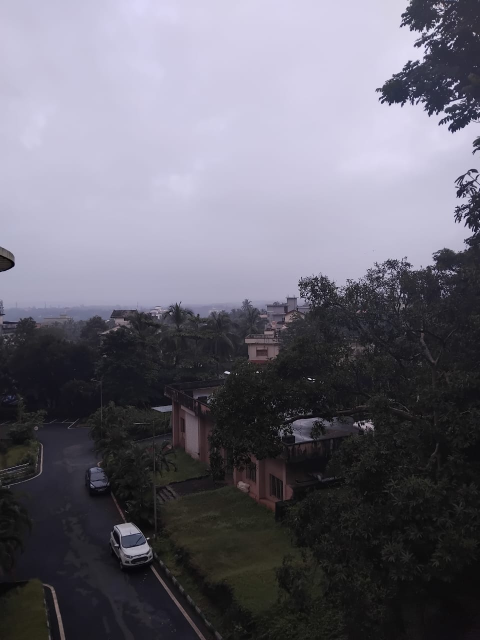
#> input picture data/gallery_of_3s/1_image.jpeg, 960 x 1280 px (shown at 1/2 size); its folder holds 4 pictures in this run
$ python recommender.py
#> lines starting #> are read from the running program, lines starting #| are printed output that depends on the picture
### project_panaroma.py
import os
import re
import cv2
import numpy as np
import yaml
import matplotlib.pyplot as plt

class Stitcher():
    def __init__(self, initial_config_path = 'stitcher_config.yaml'):

        with open(initial_config_path, "r") as file:
            initial_config = yaml.safe_load(file)

        # General configuration
        self.input_dir = initial_config["input_dir"]
        self.output_dir = initial_config["output_dir"]
        self.feature_detector_algo = initial_config.get("feature_detector_algo", "SIFT")
        self.matcher_type = initial_config.get("matcher_type", "BF")
        self.plot = initial_config.get("plot", False)
        self.input_images = []

        # Hyperparameters
        self.ratio_test_threshold = initial_config.get("ratio_test_threshold", 0.5)
        self.ransac_threshold = initial_config.get("ransac_threshold", 5.0)

        # SIFT-specific parameters
        sift_config = initial_config.get("sift", {})
        self.sift_nfeatures = sift_config.get("nfeatures", 0)
        self.sift_nOctaveLayers = sift_config.get("nOctaveLayers", 3)
        self.sift_contrastThreshold = sift_config.get("contrastThreshold", 0.04)
        self.sift_edgeThreshold = sift_config.get("edgeThreshold", 10)
        self.sift_sigma = sift_config.get("sigma", 1.6)

        # ORB-specific parameters
        orb_config = initial_config.get("orb", {})
        self.orb_nfeatures = orb_config.get("nfeatures", 2000)
        self.orb_scaleFactor = orb_config.get("scaleFactor", 1.2)
        self.orb_nlevels = orb_config.get("nlevels", 8)
        self.orb_edgeThreshold = orb_config.get("edgeThreshold", 31)
        self.orb_firstLevel = orb_config.get("firstLevel", 0)
        self.orb_WTA_K = orb_config.get("WTA_K", 2)

        self.orb_scoreType = (cv2.ORB_HARRIS_SCORE
                              if orb_config.get("scoreType") == "ORB_HARRIS_SCORE"
                              else cv2.ORB_FAST_SCORE)

        self.orb_patchSize = orb_config.get("patchSize", 31)
        self.orb_fastThreshold = orb_config.get("fastThreshold", 20)

        # Matcher-specific parameters
        self.bf_config = initial_config.get("bf", {"norm_type": "NORM_L2", "crossCheck": False})
        self.flann_config = initial_config.get("flann", {"algorithm": 1, "trees": 5, "checks": 50})

    def read_input_dir(self, right_to_left=False):

#> called with right_to_left = False
        self.input_images = []

        image_extensions = {".jpeg", ".jpg", ".png"}

        # Filter and sort files by numeric prefix
        files = [f for f in os.listdir(self.input_dir) if os.path.splitext(f)[1].lower() in image_extensions]
        files.sort(key=lambda f: int(re.match(r'(\d+)', f).group()))
        if right_to_left:
            files = files[::-1]

        for file in files:
            img = cv2.imread(os.path.join(self.input_dir, file))
#> img is the input picture: shape (1280, 960, 3); mean B, G, R 115.2, 103.7, 105.5
            if img is not None:
                self.input_images.append(img)
            else:
                print(f"Could not read image {file} in {self.input_dir}")

        if len(self.input_images) < 2:
            raise ValueError("Not enough images in the input directory.")
        else:
            print(f"Found {len(self.input_images)} images in the input directory.")

    ## FEATURE DETECTION AND DESCRIPTION

    def detect_keypoints_and_descriptors(self, custom_input_image = None):

        # Initialize the specified Feature Detector
        if self.feature_detector_algo == "SIFT":
            self.feature_detector = cv2.SIFT_create(
                nfeatures=self.sift_nfeatures,
                nOctaveLayers=self.sift_nOctaveLayers,
                contrastThreshold=self.sift_contrastThreshold,
                edgeThreshold=self.sift_edgeThreshold,
                sigma=self.sift_sigma
            )
        elif self.feature_detector_algo == "ORB":
            self.feature_detector = cv2.ORB_create(
                nfeatures=self.orb_nfeatures,
                scaleFactor=self.orb_scaleFactor,
                nlevels=self.orb_nlevels,
                edgeThreshold=self.orb_edgeThreshold,
                firstLevel=self.orb_firstLevel,
                WTA_K=self.orb_WTA_K,
                scoreType=self.orb_scoreType,
                patchSize=self.orb_patchSize,
                fastThreshold=self.orb_fastThreshold
            )
        else:
            raise ValueError("Invalid feature detector. Use 'SIFT' or 'ORB'.")

        if custom_input_image is not None:
            img = custom_input_image
            gray = cv2.cvtColor(img, cv2.COLOR_BGR2GRAY)
            keypoints, descriptors = self.feature_detector.detectAndCompute(gray, None)

            print(f"Detected {len(keypoints)} keypoints in image using {self.feature_detector_algo}.")

            if self.plot:
                self.plot_features(img, keypoints, title=f"Keypoints in Image")

            return keypoints, descriptors

        # Detect keypoints and compute descriptors for each image in the specified input folder
        self.feature_points_and_descriptors = []

        for i, img in enumerate(self.input_images):
            gray = cv2.cvtColor(img, cv2.COLOR_BGR2GRAY)
            keypoints, descriptors = self.feature_detector.detectAndCompute(gray, None)

            if keypoints is not None and descriptors is not None:
                self.feature_points_and_descriptors.append((keypoints, descriptors))
                print(f"Detected {len(keypoints)} keypoints in image {i+1} using {self.feature_detector_algo}.")

                if self.plot:
                    self.plot_features(img, keypoints, title=f"Keypoints in Image {i+1}")
            else:
                print(f"Failed to detect keypoints in image {i+1}")
#> this loop made 4 passes
#> pass 2, in detect_keypoints_and_descriptors, `gray = cv2.cvtColor(img, cv2.COLOR_BGR2GRAY)`:
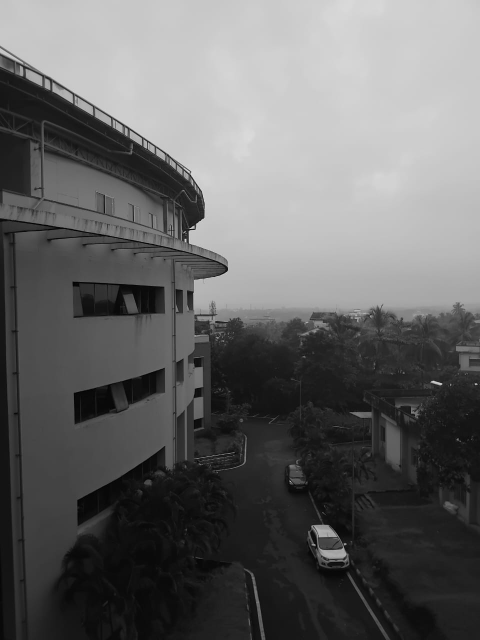
#> gray: shape (1280, 960) (shown at 1/2 size); min 0, max 241, mean 101.4
#> pass 3, in detect_keypoints_and_descriptors, `gray = cv2.cvtColor(img, cv2.COLOR_BGR2GRAY)`:
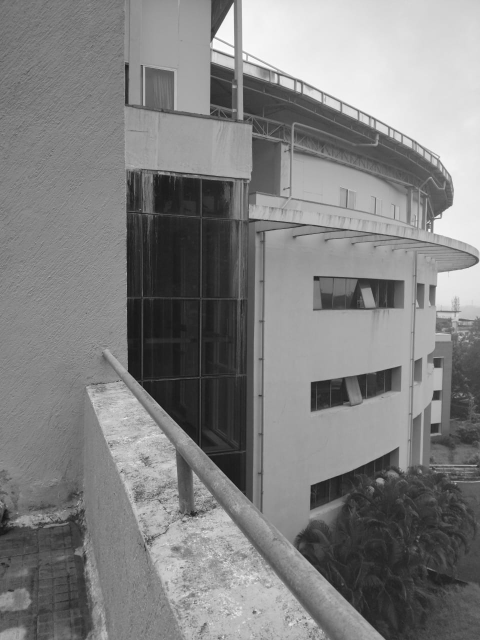
#> gray: shape (1280, 960) (shown at 1/2 size); min 7, max 255, mean 129.3
#> after the loop:
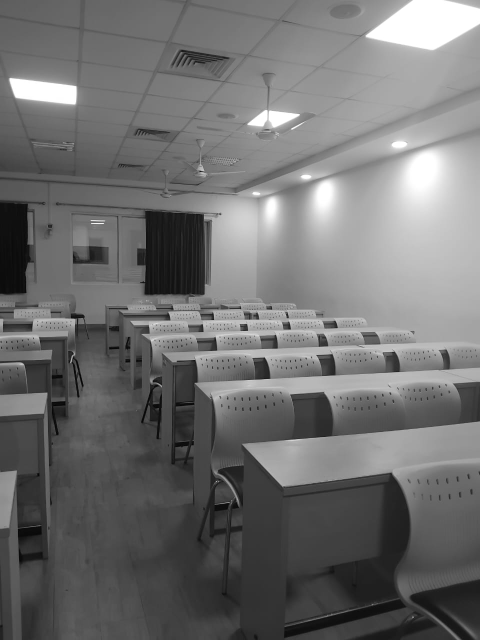
#> gray: shape (1280, 960) (shown at 1/2 size); min 0, max 255, mean 112
#> the loop in compute_pairwise_similarities, `for i in range(num_images):` made 4 passes
#| Found 200 good matches after ratio test.
#| Found 36 good matches after ratio test.
#| Found 33 good matches after ratio test.
#| Found 294 good matches after ratio test.
#| Found 31 good matches after ratio test.
#| Found 46 good matches after ratio test.

        print("Feature detection completed.")

    # [59 lines left out: functions plot_features, sift_vs_orb, not called in this run]

    def sift_vs_orb_features(self, default=False):
        for i, img in enumerate(self.input_images):
            self.sift_vs_orb(img, default=default)

    # [58 lines left out: functions print_feature_detector_config, match_features, not called in this run]

    def match_features_call(self, descriptors1, descriptors2):
        self.matcher = cv2.BFMatcher(cv2.NORM_L2, crossCheck=False)
        matches = self.matcher.knnMatch(descriptors1, descriptors2, k=2)
        good_matches = [m for m, n in matches if m.distance < 0.75 * n.distance]
        print(f"Found {len(good_matches)} good matches after ratio test.")
        return good_matches

    def ratio_test(self, matches):
        good_matches = [m for m, n in matches if m.distance < self.ratio_test_threshold * n.distance]
        return good_matches

    # [274 lines left out: functions ransac_homography, plot_matches, match_two_images, see_all_matches, warp_and_stitch, stitch_all_images and 5 more, not called in this run]

    def stitch3_with_post(self, color_correct = True):
        """
        Run self.read_input_dir() & self.detect_keypoints_and_descriptors(custom_input_img = None) before calling this method.
        This method requires exactly 3 input images.
        """
        if len(self.input_images) != 3:
            raise ValueError("stitch3 method requires exactly 3 input images.")

        img1 = self.input_images[0]
        img2 = self.input_images[1]
        img3 = self.input_images[2]

        kp1, des1 = self.feature_points_and_descriptors[0]
        kp2, des2 = self.feature_points_and_descriptors[1]
        kp3, des3 = self.feature_points_and_descriptors[2]

        # Match features between img1 and img2
        matches12 = self.match_features(des1, des2)
        good_matches12 = self.ratio_test(matches12)
        H12, inliers12 = self.ransac_homography(kp1, kp2, good_matches12)
        warped_img1 = self.warp_and_stitch(img1, img2, H12, backward_warp=True)

        if color_correct:
            warped_img1 = self.color_correct(warped_img1, img2)
            warped_img1 = self.apply_clahe(warped_img1)

        # Match features between img3 and img2
        matches32 = self.match_features(des3, des2)
        good_matches32 = self.ratio_test(matches32)
        H32, inliers32 = self.ransac_homography(kp3, kp2, good_matches32)
        warped_img3 = self.warp_and_stitch(img3, img2, H32, backward_warp=True)

        if color_correct:
            warped_img3 = self.color_correct(warped_img3, warped_img1)
            warped_img3 = self.apply_clahe(warped_img3)

        # Detect and match features between the warped images for final blending
        kp_warped1, des_warped1 = self.detect_keypoints_and_descriptors(custom_input_image=warped_img1)
        kp_warped3, des_warped3 = self.detect_keypoints_and_descriptors(custom_input_image=warped_img3)
        matches_warped = self.match_features(des_warped1, des_warped3)
        good_matches_warped = self.ratio_test(matches_warped)
        H_warped, inliers_warped = self.ransac_homography(kp_warped1, kp_warped3, good_matches_warped)

        # Final stitch of warped images
        stitched_image = self.warp_and_stitch(warped_img1, warped_img3, H_warped)

        stitched_image = self.crop_black_regions(stitched_image)

        if self.plot:
            plt.figure(figsize=(18, 18))
            plt.imshow(cv2.cvtColor(stitched_image, cv2.COLOR_BGR2RGB))
            plt.title("Stitched Image")
            plt.axis("off")
            plt.show()

        # Save the final stitched image
        cv2.imwrite(os.path.join(self.output_dir, "stitched_image.jpg"), stitched_image)
        print(f"Preprocessed Stitched image saved to {self.output_dir}")

        return stitched_image

### recommender.py
import logging

import seaborn as sns
from sklearn.decomposition import PCA
from sklearn.cluster import KMeans

import cv2
import matplotlib.pyplot as plt
import numpy as np
from scipy.cluster.hierarchy import dendrogram, linkage
from scipy.spatial.distance import squareform

from project_panaroma import Stitcher

logging.basicConfig(level=logging.INFO)


class HierarchicalClustering:
    def __init__(self, distance_matrix):
        self.distance_matrix = distance_matrix.copy()
        self.num_images = distance_matrix.shape[0]
#> self.num_images = 4
        self.clusters = [[i] for i in range(self.num_images)]
#> self.clusters = [[0], [1], [2], [3]]
        self.distances = self._convert_similarity_to_distance(distance_matrix)

    def _convert_similarity_to_distance(self, similarity_matrix):
        # Convert similarity scores to distances
        # Adding epsilon to avoid division by zero
        epsilon = 1e-5
        distance_matrix = 1 / (similarity_matrix + epsilon)
        np.fill_diagonal(distance_matrix, 0)
        return distance_matrix

    def fit(self, num_clusters=1):
        while len(self.clusters) > num_clusters:
            # Find the two clusters with the smallest distance
            min_distance = np.inf
            x, y = -1, -1
            for i in range(len(self.clusters)):
                for j in range(i + 1, len(self.clusters)):
                    dist = self._cluster_distance(self.clusters[i], self.clusters[j])
                    if dist < min_distance:
                        min_distance = dist
                        x, y = i, j
            if x == -1 or y == -1:
                break  # No more clusters to merge
            # Merge clusters x and y
            self.clusters[x].extend(self.clusters[y])
            del self.clusters[y]
            logging.info(
                f"Merged clusters {x} and {y}, new cluster: {self.clusters[x]}"
            )
        return self.clusters

    def _cluster_distance(self, cluster1, cluster2):
        # Compute the average linkage distance between two clusters
        distances = [self.distances[i][j] for i in cluster1 for j in cluster2]
        return np.mean(distances)


class StitcherWithRecommender(Stitcher):

    def compute_pairwise_similarities(self):
        num_images = len(self.input_images)
        similarity_matrix = np.zeros((num_images, num_images))

        for i in range(num_images):
            kp1, des1 = self.feature_points_and_descriptors[i]
            for j in range(i + 1, num_images):
                kp2, des2 = self.feature_points_and_descriptors[j]
                good_matches = self.match_features_call(des1, des2)
                similarity_score = len(good_matches)
                similarity_matrix[i, j] = similarity_score
                similarity_matrix[j, i] = similarity_score  # Symmetric matrix
                print(
                    f"Similarity between image {i+1} and image {j+1}: {similarity_score} good matches"
                )

        return similarity_matrix

    def plot_distance_matrix_heatmap(self, distance_matrix):
        plt.figure(figsize=(10, 8))
        sns.heatmap(distance_matrix, annot=True, fmt=".2f", cmap="coolwarm", cbar=True,
                    xticklabels=[f"Image {i+1}" for i in range(distance_matrix.shape[0])],
                    yticklabels=[f"Image {i+1}" for i in range(distance_matrix.shape[0])])
        plt.title("Distance Matrix Heatmap")
        plt.xlabel("Images")
        plt.ylabel("Images")
        plt.show()
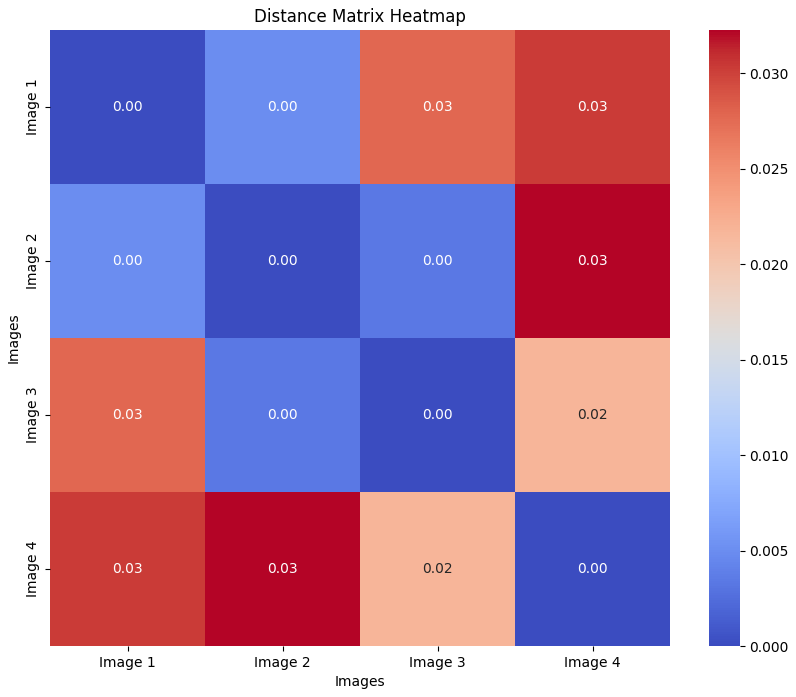
#> figure drawn by matplotlib, 2 panels
#> the loop in compute_pairwise_similarities (call 2), `for i in range(num_images):` made 4 passes
#| Found 200 good matches after ratio test.
#| Found 36 good matches after ratio test.
#| Found 33 good matches after ratio test.
#| Found 294 good matches after ratio test.
#| Found 31 good matches after ratio test.
#| Found 46 good matches after ratio test.

    def generate_dendrogram(self, similarity_matrix):
        # Convert the similarity matrix to a distance matrix
        epsilon = 1e-5  # Small value to prevent division by zero
        distance_matrix = 1 / (similarity_matrix + epsilon)
        np.fill_diagonal(distance_matrix, 0)  # Ensure the diagonal is zero

        # Convert the distance matrix to condensed form
        condensed_distance = squareform(distance_matrix)

        # Generate the linkage matrix using average linkage
        linked = linkage(condensed_distance, method="average")

        fig, ax = plt.subplots(figsize=(10, 7))
        dendrogram_data = dendrogram(
            linked,
            labels=[f"Image {i+1}" for i in range(similarity_matrix.shape[0])],
            ax=ax,
        )
        plt.title("Dendrogram of Image Similarities")
        plt.xlabel("Images")
        plt.ylabel("Distance")

        # Load images and display them below the dendrogram
        num_labels = len(dendrogram_data["ivl"])
        image_height = 0.1  # Adjust as needed

        # Get the x positions of the leaves
        xlbls = ax.get_xticks()
        xlbls = ax.get_xticks()

        for i, label in enumerate(dendrogram_data["ivl"]):
            image_index = int(label.split()[-1]) - 1
            img = cv2.cvtColor(self.input_images[image_index], cv2.COLOR_BGR2RGB)
            img = cv2.resize(img, (50, 50))

            # Get the x position of the label
            x = xlbls[i]
            y = 0  # y-position can be zero as we're only interested in x

            # Transform x position from data to figure coordinates
            trans = ax.transData.transform((x, y))
            inv = fig.transFigure.inverted()
            x_fig, y_fig = inv.transform(trans)

            # Width of each image in figure coordinates
            width = (
                1 / num_labels * 0.8
            )  # Adjust 0.8 to increase spacing between images
            x_fig_centered = x_fig - width / 2

            # Add new axes at the calculated position
            img_ax = fig.add_axes(
                [x_fig_centered, 0.01, width, image_height], anchor="S", zorder=1
            )
            img_ax.imshow(img)
            img_ax.axis("off")
#> this loop made 4 passes
#> pass 1, in generate_dendrogram, `img = cv2.cvtColor(self.input_images[image_index], cv2.COLOR_BGR2RGB)`:
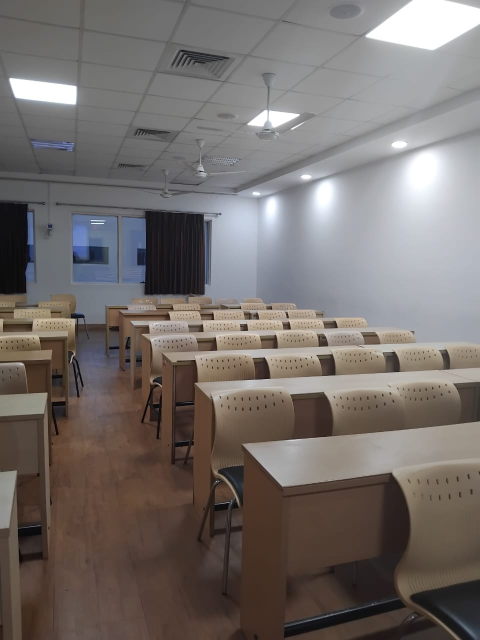
#> img: shape (1280, 960, 3) (shown at 1/2 size); mean R, G, B 117, 110.3, 107.4
#> pass 1, in generate_dendrogram, `img = cv2.resize(img, (50, 50))`:
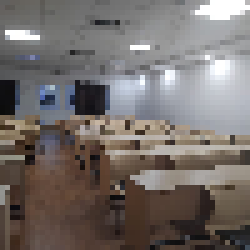
#> img: shape (50, 50, 3) (shown 5 times larger); mean R, G, B 116.7, 110, 107

        plt.subplots_adjust(bottom=0.3)  # Adjust to make space for images
        plt.show()
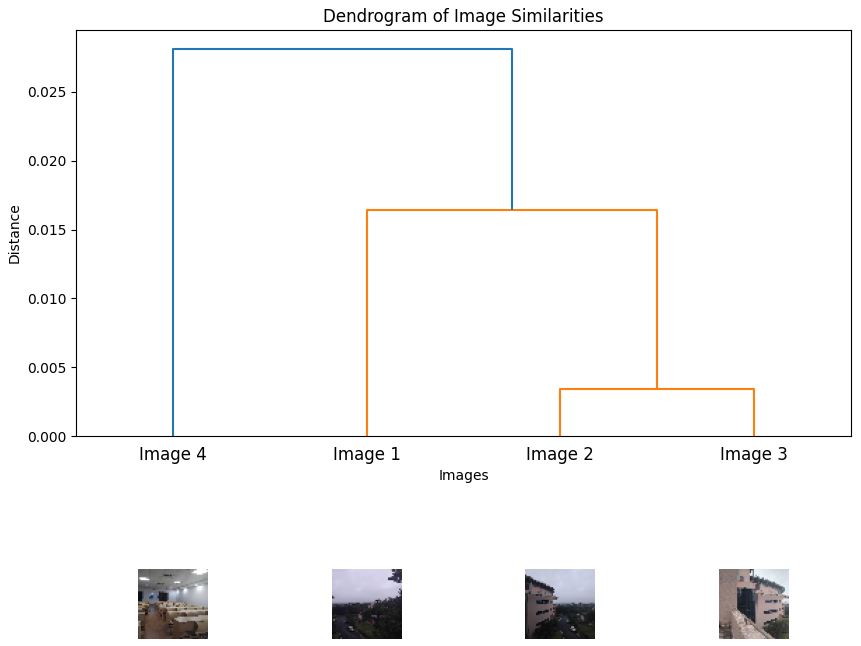
#> figure drawn by matplotlib, 5 panels

    def recommend_images(self, num_clusters=1):
        similarity_matrix = self.compute_pairwise_similarities()
        self.generate_dendrogram(similarity_matrix)  # dendrogram before clustering
        hc = HierarchicalClustering(similarity_matrix)
        clusters = hc.fit(num_clusters=num_clusters)
        recommendations = []
        self.reccomended_clusters =[]
        for idx, cluster in enumerate(clusters):
            this_cluster = [i for i in cluster]
            print(f"Cluster {idx + 1}: {[i + 1 for i in cluster]}")
            recommendations.append([self.input_images[i] for i in cluster])
            self.reccomended_clusters.append(this_cluster)
        return recommendations

    def stitch_recommended_images(self, recommended_image_groups):
        for idx, image_group in enumerate(recommended_image_groups):
            self.input_images = image_group
            self.feature_points_and_descriptors = []
            self.detect_keypoints_and_descriptors()
            self.stitch3_with_post()
            print(f"Stitched panorama for cluster {idx + 1} saved.")


    # More methods feature engineering
    # [134 lines left out: functions get_consolidated_feature_vectors, perform_pca, plot_pca_feature_space, apply_kmeans, plot_kmeans_elbow_curve, show_clustered_images, not called in this run]

if __name__ == "__main__":
    # Assuming `stitcher` is an instance of the Stitcher class
    stitcher = StitcherWithRecommender()
    stitcher.input_dir = "data/gallery_of_3s"
    stitcher.output_dir = "data/gallery_of_3s_outputs"
    stitcher.plot = False

    stitcher.read_input_dir()
    stitcher.detect_keypoints_and_descriptors()


    # Compute the similarity matrix for the images
    similarity_matrix = stitcher.compute_pairwise_similarities()

    # Create an instance of HierarchicalClustering to convert similarity to distance
    hc = HierarchicalClustering(similarity_matrix)
    distance_matrix = hc._convert_similarity_to_distance(similarity_matrix)

    # Plot the heatmap of the initial distance matrix
    stitcher.plot_distance_matrix_heatmap(distance_matrix)

    recommended_image_groups = stitcher.recommend_images(
        num_clusters=len(stitcher.input_images) // 3
    )
#> (the run stopped early here; a loop or call above may not have finished)
